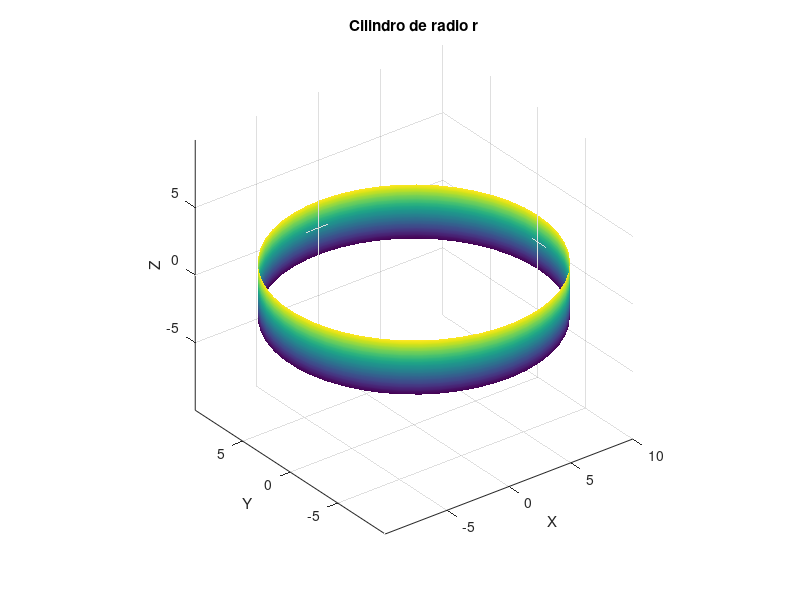

Write MATLAB code to recreate this figure.
% Parámetros
r = 10;             % Radio del cilindro
nTheta = 50;       % Número de divisiones en el ángulo
nZ = 50;           % Número de divisiones en Z
h = 2;             % Semialtura (de -h a h, por ejemplo)

% Vectores para theta y z
theta = linspace(0, 2*pi, nTheta);
z     = linspace(-h, h, nZ);

% Malla (grid) de valores de theta y z
[Theta, Z] = meshgrid(theta, z);

% Parametrizaciones de x, y
X = r * cos(Theta);
Y = r * sin(Theta);

% Grafica el cilindro
surf(X, Y, Z);
shading interp;        % Suaviza la superficie
axis equal;            % Escalas iguales en todos los ejes
xlabel('X'); ylabel('Y'); zlabel('Z');
title('Cilindro de radio r');
